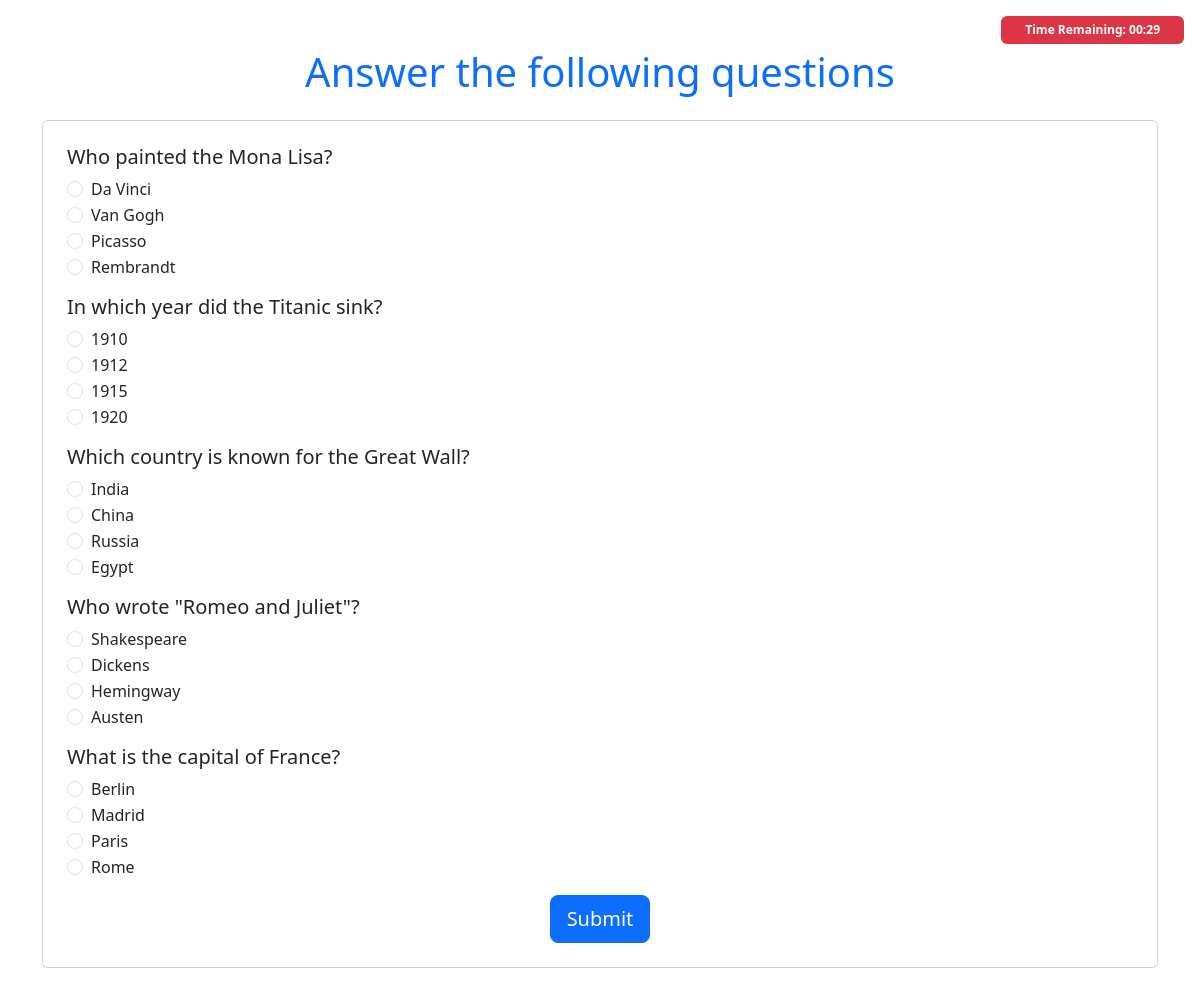
Screenshot of /quiz (signed in) with the database file from the repository.
### qiuzapp/models.py (models this page shows)
class Question(models.Model):
    question_text = models.CharField(max_length=255)
    option_1 = models.CharField(max_length=255)
    option_2 = models.CharField(max_length=255)
    option_3 = models.CharField(max_length=255)
    option_4 = models.CharField(max_length=255)
    correct_answer = models.CharField(max_length=255)
    def __str__(self):
        return self.question_text

### qiuzapp/views.py (the view)
    @login_required
    def _wrapped_view(request, *args, **kwargs):
        if not request.user.verified:
            return redirect('verify')  # Change this to a suitable page URL or view
        return view_func(request, *args, **kwargs)

### qiuzapp/views.py (called while the page is built, shortened)
def verification_required(view_func):
    @login_required
    def _wrapped_view(request, *args, **kwargs):
        if not request.user.verified:
            return redirect('verify')  # Change this to a suitable page URL or view
        return view_func(request, *args, **kwargs)
    return _wrapped_view

@login_required
@verification_required
def quiz(request):
    if not request.user.verified:
        return redirect("verify")
    if 'quiz_questions' not in request.session:
        questions = Question.objects.order_by('?')[:5]
        request.session['quiz_questions'] = [question.id for question in questions]
    else:
        question_ids = request.session['quiz_questions']
        questions = Question.objects.filter(id__in=question_ids)
    return render(request, 'quiz.html', {'questions': questions})

### qiuzapp/templates/quiz.html (shortened to what this page needs)
{% extends "layout/auth.html" %} {% block content %}
<div class="container my-5">
  <h1 class="text-center text-primary mb-4">Answer the following questions</h1>
  <div class="card p-4">
    <form method="POST">
      {% for question in questions %}
      <div class="mb-3">
        <p class="h5">{{ question.question_text }}</p>
        <div class="form-check">
          <input
            type="radio"
            id="option_1_{{ forloop.counter }}"
            name="answer_{{question.id}}"
            class="form-check-input"
            value="{{ question.option_1 }}"
          />
          <label class="form-check-label" for="option_1_{{ forloop.counter }}"
            >{{ question.option_1 }}</label
          >
        </div>
        <div class="form-check">
          <input
            type="radio"
            id="option_2_{{ forloop.counter }}"
            name="answer_{{question.id}}"
            class="form-check-input"
            value="{{ question.option_2 }}"
          />
          <label class="form-check-label" for="option_2_{{ forloop.counter }}"
            >{{ question.option_2 }}</label
          >
        </div>
        <div class="form-check">
          <input
            type="radio"
            id="option_3_{{ forloop.counter }}"
            name="answer_{{question.id}}"
            class="form-check-input"
            value="{{ question.option_3 }}"
          />
          <label class="form-check-label" for="option_3_{{ forloop.counter }}"
            >{{ question.option_3 }}</label
          >
        </div>
        <div class="form-check">
          <input
            type="radio"
            id="option_4_{{ forloop.counter }}"
            name="answer_{{question.id}}"
            class="form-check-input"
            value="{{ question.option_4 }}"
          />
          <label class="form-check-label" for="option_4_{{ forloop.counter }}"
            >{{ question.option_4 }}</label
          >
        </div>
      </div>
      {% endfor %}
      <div class="text-center">
        <button type="submit" class="btn btn-primary btn-lg">Submit</button>
      </div>
    </form>
  </div>
</div>
<span
  id="timer"
  class="position-fixed top-0 end-0 m-3 badge bg-danger h3 py-2 px-4"
>
</span>
{% endblock %}

### qiuzapp/templates/layout/auth.html (shortened to what this page needs)
<!DOCTYPE html>
<html lang="en">
  <head>
    <link
      href="https://cdn.jsdelivr.net/npm/bootstrap@5.3.3/dist/css/bootstrap.min.css"
      rel="stylesheet"
    />
  </head>
  <body>
    {% block content %} {% endblock %}
  </body>
</html>

### rows the page displays
Question: question_text "Who painted the Mona Lisa?", option_1 "Da Vinci", option_2 "Van Gogh", option_3 "Picasso", option_4 "Rembrandt"
Question: question_text "In which year did the Titanic sink?", option_1 "1910", option_2 "1912", option_3 "1915", option_4 "1920"
Question: question_text "Which country is known for the Great Wall?", option_1 "India", option_2 "China", option_3 "Russia", option_4 "Egypt"
Question: question_text "Who wrote \"Romeo and Juliet\"?", option_1 "Shakespeare", option_2 "Dickens", option_3 "Hemingway", option_4 "Austen"
Question: question_text "What is the capital of France?", option_1 "Berlin", option_2 "Madrid", option_3 "Paris", option_4 "Rome"
